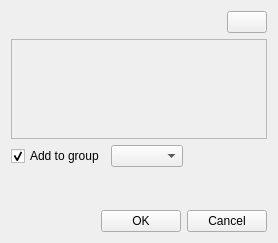
<ui version="4.0" >
 <class>AuthorizeDialog</class>
 <widget class="QWidget" name="AuthorizeDialog" >
  <property name="geometry" >
   <rect>
    <x>0</x>
    <y>0</y>
    <width>274</width>
    <height>243</height>
   </rect>
  </property>
  <property name="windowTitle" >
   <string>Authorization</string>
  </property>
  <property name="windowIcon" >
   <iconset resource="res.qrc" >
    <normaloff>:/icons/authorize_request.png</normaloff>:/icons/authorize_request.png</iconset>
  </property>
  <layout class="QVBoxLayout" name="verticalLayout" >
   <item>
    <layout class="QHBoxLayout" >
     <item>
      <widget class="QLabel" name="label" >
       <property name="text" >
        <string/>
       </property>
      </widget>
     </item>
     <item>
      <spacer>
       <property name="orientation" >
        <enum>Qt::Horizontal</enum>
       </property>
       <property name="sizeType" >
        <enum>QSizePolicy::MinimumExpanding</enum>
       </property>
       <property name="sizeHint" stdset="0" >
        <size>
         <width>20</width>
         <height>20</height>
        </size>
       </property>
      </spacer>
     </item>
     <item>
      <widget class="QPushButton" name="infoButton" >
       <property name="sizePolicy" >
        <sizepolicy vsizetype="Fixed" hsizetype="Fixed" >
         <horstretch>0</horstretch>
         <verstretch>0</verstretch>
        </sizepolicy>
       </property>
       <property name="text" >
        <string/>
       </property>
       <property name="icon" >
        <iconset resource="res.qrc" >
         <normaloff>:/icons/anketa.png</normaloff>:/icons/anketa.png</iconset>
       </property>
      </widget>
     </item>
    </layout>
   </item>
   <item>
    <widget class="QPlainTextEdit" name="authTextView" >
     <property name="enabled" >
      <bool>false</bool>
     </property>
     <property name="sizePolicy" >
      <sizepolicy vsizetype="MinimumExpanding" hsizetype="MinimumExpanding" >
       <horstretch>0</horstretch>
       <verstretch>0</verstretch>
      </sizepolicy>
     </property>
     <property name="maximumSize" >
      <size>
       <width>400</width>
       <height>100</height>
      </size>
     </property>
     <property name="backgroundVisible" >
      <bool>false</bool>
     </property>
    </widget>
   </item>
   <item>
    <layout class="QHBoxLayout" name="horizontalLayout" >
     <item>
      <widget class="QCheckBox" name="addContactCheckBox" >
       <property name="text" >
        <string>Add to group</string>
       </property>
       <property name="checked" >
        <bool>true</bool>
       </property>
      </widget>
     </item>
     <item>
      <widget class="QComboBox" name="groupBox" />
     </item>
     <item>
      <spacer name="horizontalSpacer" >
       <property name="orientation" >
        <enum>Qt::Horizontal</enum>
       </property>
       <property name="sizeHint" stdset="0" >
        <size>
         <width>40</width>
         <height>20</height>
        </size>
       </property>
      </spacer>
     </item>
    </layout>
   </item>
   <item>
    <spacer>
     <property name="orientation" >
      <enum>Qt::Vertical</enum>
     </property>
     <property name="sizeType" >
      <enum>QSizePolicy::MinimumExpanding</enum>
     </property>
     <property name="sizeHint" stdset="0" >
      <size>
       <width>20</width>
       <height>20</height>
      </size>
     </property>
    </spacer>
   </item>
   <item>
    <layout class="QHBoxLayout" >
     <property name="spacing" >
      <number>6</number>
     </property>
     <property name="margin" >
      <number>0</number>
     </property>
     <item>
      <spacer>
       <property name="orientation" >
        <enum>Qt::Horizontal</enum>
       </property>
       <property name="sizeType" >
        <enum>QSizePolicy::MinimumExpanding</enum>
       </property>
       <property name="sizeHint" stdset="0" >
        <size>
         <width>20</width>
         <height>20</height>
        </size>
       </property>
      </spacer>
     </item>
     <item>
      <widget class="QPushButton" name="okButton" >
       <property name="text" >
        <string>OK</string>
       </property>
      </widget>
     </item>
     <item>
      <widget class="QPushButton" name="cancelButton" >
       <property name="text" >
        <string>Cancel</string>
       </property>
      </widget>
     </item>
    </layout>
   </item>
  </layout>
 </widget>
 <resources>
  <include location="res.qrc" />
 </resources>
 <connections>
  <connection>
   <sender>addContactCheckBox</sender>
   <signal>toggled(bool)</signal>
   <receiver>groupBox</receiver>
   <slot>setEnabled(bool)</slot>
   <hints>
    <hint type="sourcelabel" >
     <x>115</x>
     <y>171</y>
    </hint>
    <hint type="destinationlabel" >
     <x>195</x>
     <y>171</y>
    </hint>
   </hints>
  </connection>
 </connections>
</ui>
